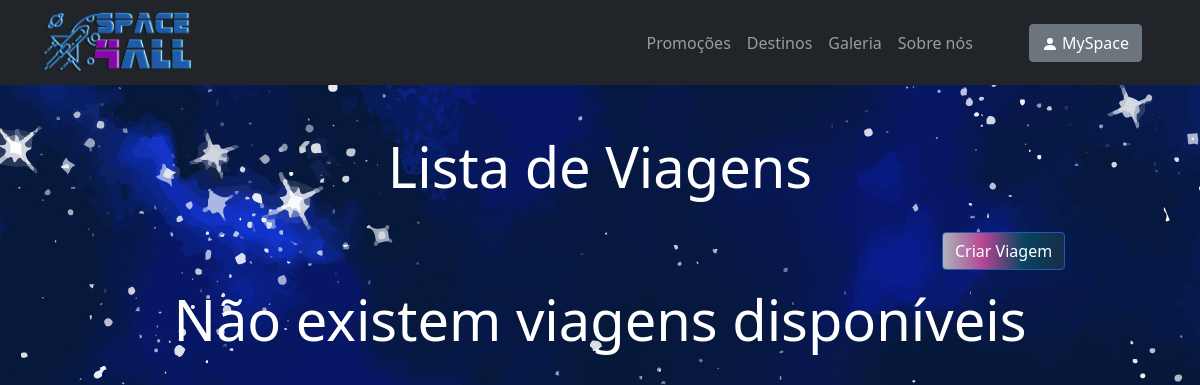
The app's page /trip-list, older data.
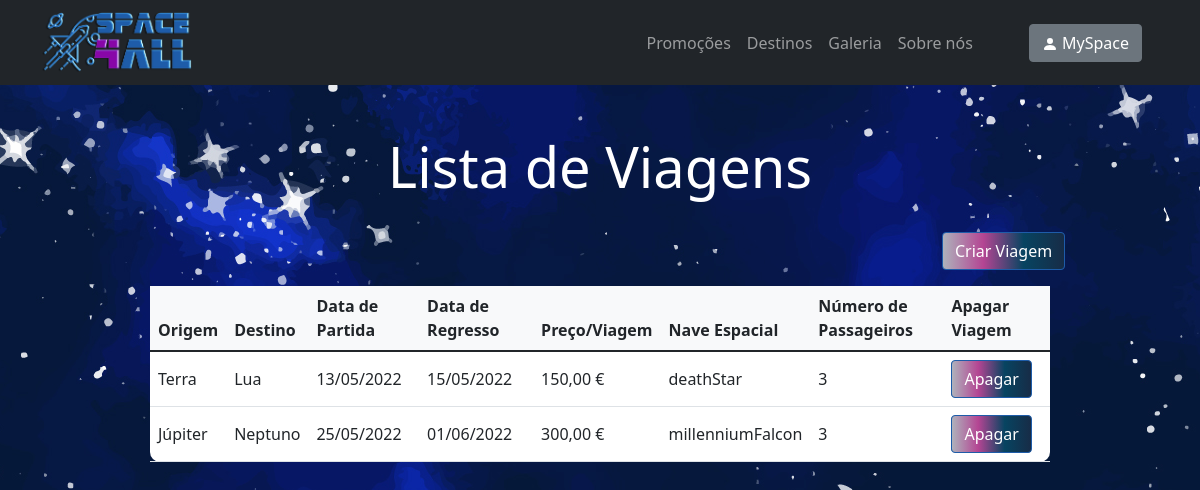
The same page, newer data.
### space_trip/models.py (models this page shows)
class Trip(models.Model):
 origin = models.CharField(max_length=50)
 destination = models.CharField(max_length=50)
 departure_date = models.DateTimeField('departure_date')
 return_date = models.DateTimeField('return_date')
 price = models.IntegerField(default=600)
 spaceship = models.CharField(max_length=50)
 number_of_passengers = models.IntegerField(default=1)

### space_trip/views.py (the view)
# urls.py: path("trip-list", views.tripList, name="trip-list"),
def tripList(request):
    trip_list = Trip.objects.all()
    return render(request, 'space_trip/trip-list.html', {'trip_list': trip_list})

### space_trip/templates/space_trip/trip-list.html (shortened to what this page needs)
{% extends "./index.html" %}
{% load static %}
{% block body %}
<div>
      <br><br>
       <h1 style="color: white; text-align: center;" class="glow display-4">Lista de Viagens</h1>
      <br>
      <a href="{% url 'space_trip:trip-management' %}"><button class="btn btn-primary btn-block fa-lg gradient-custom-2 mb-3" style="position: relative; left: 78.5%">Criar Viagem</button></a>
      <br>
      {% if trip_list %}
          <table class="table align-middle mb-0 bg-white w-75" style="border-radius: 10px; margin-left: auto; margin-right: auto;">
            <thead class="bg-light">
              <tr>
                <th>Origem</th>
                <th>Destino</th>
                <th>Data de Partida</th>
                <th>Data de Regresso</th>
                <th>Preço/Viagem</th>
                <th>Nave Espacial</th>
                <th>Número de Passageiros</th>
                <th>Apagar Viagem</th>
              </tr>
            </thead>
            <tbody>
            {% for trip in trip_list %}
                  <tr>
                    <td>
                        {{ trip.origin }}
                    </td>
                    <td>
                        {{ trip.destination }}
                    </td>
                    <td>
                        {{ trip.departure_date|date:"d/m/Y" }}
                    </td>
                    <td>
                        {{ trip.return_date|date:"d/m/Y" }}
                    </td>
                    <td>
                        {{ trip.price }},00 €
                    </td>
                    <td>
                        {{ trip.spaceship }}
                    </td>
                    <td>
                        {{ trip.number_of_passengers }}
                    </td>
                    <td>
                        <form action="{% url 'space_trip:deleteTrip' trip.id %}" method="get">
                            <input class="btn btn-primary btn-block fa-lg gradient-custom-2" type="submit" value="Apagar" />
                        </form>
                    </td>
                  </tr>
                {% endfor %}
            </tbody>
          </table>
    {% else %}
        <h1 style="color: white; text-align: center;" class="glow display-4">Não existem viagens disponíveis</h1>
    {% endif %}
</div>
{% endblock %}

### space_trip/templates/space_trip/index.html (shortened to what this page needs)
<!DOCTYPE html>
<html lang="pt">
<head>
    {% load static %}
    <link rel="stylesheet" type="text/css" href="{% static 'space_trip/css/bootstrap.css' %}">
</head>
{% block navbar %}
<nav id="navbar_top" class="navbar navbar-expand-lg navbar-dark bg-dark">
    <div class="container">
        <a class="navbar-brand me-2" href="{% url 'space_trip:index' %}">
            <img src="{% static 'spicy space/Space4All - effects.png' %}" height="60px" alt="Logo"
                 loading="lazy" style="margin-top: -1px;"/>
        </a>
        <div class="collapse navbar-collapse" id="navbarButtonsExample">
            <div class="mx-5">
                <ul class="navbar-nav" style="position: relative;">
                    <li class="nav-item">
                        <a class="nav-link" href="{% url 'space_trip:promotions' %}">Promoções</a>
                    </li>
                    <li class="nav-item">
                        <a class="nav-link" href="{% url 'space_trip:destinations' %}">Destinos</a>
                    </li>
                    <li class="nav-item">
                        <a class="nav-link" href="{% url 'space_trip:gallery' %}">Galeria</a>
                    </li>
                    <li class="nav-item">
                        <a class="nav-link" href="{% url 'space_trip:about-us' %}">Sobre nós</a>
                    </li>
                </ul>
            </div>
            <div class="d-flex align-items-center">
                {% if request.user.is_authenticated %}
                    <a type="button" class="btn btn-secondary me-3" href="{% url 'space_trip:profile' %}">
                        <svg xmlns="http://www.w3.org/2000/svg" width="16" height="16" fill="currentColor" class="bi bi-person-fill" viewBox="0 0 16 16">
                            <path d="M3 14s-1 0-1-1 1-4 6-4 6 3 6 4-1 1-1 1H3zm5-6a3 3 0 1 0 0-6 3 3 0 0 0 0 6z"/>
                        </svg>
                        MySpace
                    </a>
                {% else %}
                    <a type="button" class="btn btn-secondary me-3" href="{% url 'space_trip:user_login' %}">
                        <svg xmlns="http://www.w3.org/2000/svg" width="16" height="16" fill="currentColor" class="bi bi-person-fill" viewBox="0 0 16 16">
                            <path d="M3 14s-1 0-1-1 1-4 6-4 6 3 6 4-1 1-1 1H3zm5-6a3 3 0 1 0 0-6 3 3 0 0 0 0 6z"/>
                        </svg>
                        MySpace
                    </a>
                {% endif %}
            </div>
        </div>
    </div>
</nav>
{% endblock %}
{% block body %}{% endblock %}
</html>

### space_trip/templates/space_trip/index.html (style rules this page uses)
.glow { color: #fff; text-align: left; animation: glow 1s ease-in-out infinite alternate; }

Row changes from the older to the newer data that the page shows:
added Trip: origin "Terra", destination "Lua", departure_date "13/05/2022", return_date "15/05/2022", price "150", spaceship "deathStar", number_of_passengers "3"
added Trip: origin "Júpiter", destination "Neptuno", departure_date "25/05/2022", return_date "01/06/2022", price "300", spaceship "millenniumFalcon", number_of_passengers "3"
Text that changed along with them:
text no longer shown: "Não existem viagens disponíveis"
text now shown: "Origem Destino Data de Partida Data de Regresso Preço/Viagem Nave Espacial Número de Passageiros Apagar Viagem"
